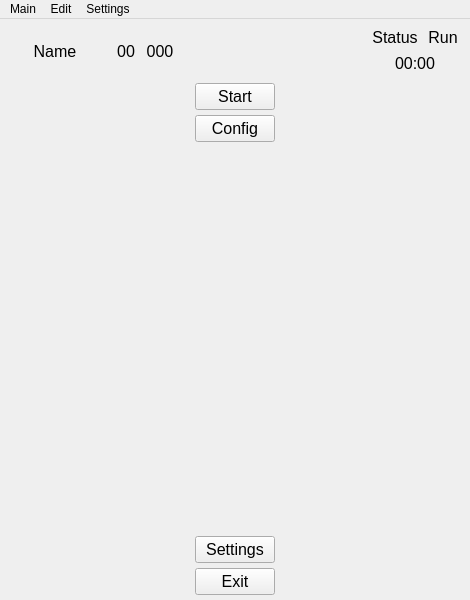
<?xml version="1.0" encoding="UTF-8"?>
<ui version="4.0">
 <class>MainWindow</class>
 <widget class="QMainWindow" name="MainWindow">
  <property name="geometry">
   <rect>
    <x>0</x>
    <y>0</y>
    <width>470</width>
    <height>600</height>
   </rect>
  </property>
  <property name="windowTitle">
   <string>MainWindow</string>
  </property>
  <widget class="QWidget" name="centralwidget">
   <layout class="QVBoxLayout" name="center">
    <property name="spacing">
     <number>5</number>
    </property>
    <property name="leftMargin">
     <number>5</number>
    </property>
    <property name="topMargin">
     <number>5</number>
    </property>
    <property name="rightMargin">
     <number>5</number>
    </property>
    <property name="bottomMargin">
     <number>5</number>
    </property>
    <item>
     <layout class="QHBoxLayout" name="horizontalLayout_up">
      <item>
       <layout class="QHBoxLayout" name="horizontalLayout_car">
        <property name="spacing">
         <number>10</number>
        </property>
        <item>
         <widget class="QLabel" name="label_name_car">
          <property name="minimumSize">
           <size>
            <width>100</width>
            <height>20</height>
           </size>
          </property>
          <property name="maximumSize">
           <size>
            <width>200</width>
            <height>40</height>
           </size>
          </property>
          <property name="font">
           <font>
            <pointsize>12</pointsize>
           </font>
          </property>
          <property name="text">
           <string>Name</string>
          </property>
          <property name="alignment">
           <set>Qt::AlignCenter</set>
          </property>
         </widget>
        </item>
        <item>
         <widget class="QLabel" name="label_class_car">
          <property name="minimumSize">
           <size>
            <width>20</width>
            <height>20</height>
           </size>
          </property>
          <property name="maximumSize">
           <size>
            <width>40</width>
            <height>40</height>
           </size>
          </property>
          <property name="font">
           <font>
            <pointsize>12</pointsize>
           </font>
          </property>
          <property name="text">
           <string>00</string>
          </property>
          <property name="alignment">
           <set>Qt::AlignRight|Qt::AlignTrailing|Qt::AlignVCenter</set>
          </property>
         </widget>
        </item>
        <item>
         <widget class="QLabel" name="label_class_number">
          <property name="minimumSize">
           <size>
            <width>30</width>
            <height>20</height>
           </size>
          </property>
          <property name="maximumSize">
           <size>
            <width>40</width>
            <height>40</height>
           </size>
          </property>
          <property name="font">
           <font>
            <pointsize>12</pointsize>
           </font>
          </property>
          <property name="text">
           <string>000</string>
          </property>
          <property name="alignment">
           <set>Qt::AlignCenter</set>
          </property>
         </widget>
        </item>
       </layout>
      </item>
      <item>
       <spacer name="horizontalSpacer">
        <property name="orientation">
         <enum>Qt::Horizontal</enum>
        </property>
        <property name="sizeHint" stdset="0">
         <size>
          <width>40</width>
          <height>20</height>
         </size>
        </property>
       </spacer>
      </item>
      <item>
       <layout class="QVBoxLayout" name="verticalLayout_status_time">
        <property name="spacing">
         <number>5</number>
        </property>
        <property name="leftMargin">
         <number>5</number>
        </property>
        <property name="topMargin">
         <number>2</number>
        </property>
        <property name="rightMargin">
         <number>5</number>
        </property>
        <property name="bottomMargin">
         <number>5</number>
        </property>
        <item>
         <layout class="QHBoxLayout" name="horizontalLayout_status">
          <property name="spacing">
           <number>10</number>
          </property>
          <property name="leftMargin">
           <number>2</number>
          </property>
          <property name="topMargin">
           <number>2</number>
          </property>
          <property name="rightMargin">
           <number>2</number>
          </property>
          <property name="bottomMargin">
           <number>2</number>
          </property>
          <item>
           <widget class="QLabel" name="label_3">
            <property name="font">
             <font>
              <pointsize>12</pointsize>
             </font>
            </property>
            <property name="text">
             <string>Status</string>
            </property>
            <property name="alignment">
             <set>Qt::AlignCenter</set>
            </property>
           </widget>
          </item>
          <item>
           <widget class="QLabel" name="label_4">
            <property name="font">
             <font>
              <pointsize>12</pointsize>
             </font>
            </property>
            <property name="text">
             <string>Run</string>
            </property>
            <property name="alignment">
             <set>Qt::AlignCenter</set>
            </property>
           </widget>
          </item>
         </layout>
        </item>
        <item>
         <widget class="QLabel" name="label_6">
          <property name="maximumSize">
           <size>
            <width>16777215</width>
            <height>30</height>
           </size>
          </property>
          <property name="font">
           <font>
            <pointsize>12</pointsize>
           </font>
          </property>
          <property name="text">
           <string>00:00</string>
          </property>
          <property name="alignment">
           <set>Qt::AlignCenter</set>
          </property>
         </widget>
        </item>
       </layout>
      </item>
     </layout>
    </item>
    <item>
     <layout class="QVBoxLayout" name="verticalLayout_buttons">
      <item alignment="Qt::AlignHCenter">
       <widget class="QPushButton" name="pushButton_Start">
        <property name="sizePolicy">
         <sizepolicy hsizetype="Maximum" vsizetype="Minimum">
          <horstretch>0</horstretch>
          <verstretch>0</verstretch>
         </sizepolicy>
        </property>
        <property name="minimumSize">
         <size>
          <width>80</width>
          <height>20</height>
         </size>
        </property>
        <property name="maximumSize">
         <size>
          <width>180</width>
          <height>40</height>
         </size>
        </property>
        <property name="font">
         <font>
          <pointsize>12</pointsize>
         </font>
        </property>
        <property name="text">
         <string>Start</string>
        </property>
       </widget>
      </item>
      <item alignment="Qt::AlignHCenter">
       <widget class="QPushButton" name="pushButton_Config">
        <property name="sizePolicy">
         <sizepolicy hsizetype="Minimum" vsizetype="Minimum">
          <horstretch>0</horstretch>
          <verstretch>0</verstretch>
         </sizepolicy>
        </property>
        <property name="minimumSize">
         <size>
          <width>80</width>
          <height>20</height>
         </size>
        </property>
        <property name="maximumSize">
         <size>
          <width>180</width>
          <height>40</height>
         </size>
        </property>
        <property name="font">
         <font>
          <pointsize>12</pointsize>
         </font>
        </property>
        <property name="text">
         <string>Config</string>
        </property>
       </widget>
      </item>
      <item>
       <spacer name="verticalSpacer_buttons">
        <property name="orientation">
         <enum>Qt::Vertical</enum>
        </property>
        <property name="sizeHint" stdset="0">
         <size>
          <width>20</width>
          <height>40</height>
         </size>
        </property>
       </spacer>
      </item>
      <item alignment="Qt::AlignHCenter">
       <widget class="QPushButton" name="pushButton_Settings">
        <property name="sizePolicy">
         <sizepolicy hsizetype="Minimum" vsizetype="Minimum">
          <horstretch>0</horstretch>
          <verstretch>0</verstretch>
         </sizepolicy>
        </property>
        <property name="minimumSize">
         <size>
          <width>80</width>
          <height>20</height>
         </size>
        </property>
        <property name="maximumSize">
         <size>
          <width>180</width>
          <height>40</height>
         </size>
        </property>
        <property name="font">
         <font>
          <pointsize>12</pointsize>
         </font>
        </property>
        <property name="text">
         <string>Settings</string>
        </property>
       </widget>
      </item>
      <item alignment="Qt::AlignHCenter">
       <widget class="QPushButton" name="pushButton_Exit">
        <property name="sizePolicy">
         <sizepolicy hsizetype="Minimum" vsizetype="Minimum">
          <horstretch>0</horstretch>
          <verstretch>0</verstretch>
         </sizepolicy>
        </property>
        <property name="minimumSize">
         <size>
          <width>80</width>
          <height>20</height>
         </size>
        </property>
        <property name="maximumSize">
         <size>
          <width>180</width>
          <height>40</height>
         </size>
        </property>
        <property name="font">
         <font>
          <pointsize>12</pointsize>
         </font>
        </property>
        <property name="text">
         <string>Exit</string>
        </property>
       </widget>
      </item>
     </layout>
    </item>
   </layout>
  </widget>
  <widget class="QMenuBar" name="menuBar">
   <property name="geometry">
    <rect>
     <x>0</x>
     <y>0</y>
     <width>470</width>
     <height>18</height>
    </rect>
   </property>
   <property name="defaultUp">
    <bool>false</bool>
   </property>
   <widget class="QMenu" name="menuMenu">
    <property name="title">
     <string>Main</string>
    </property>
   </widget>
   <widget class="QMenu" name="menuEdit">
    <property name="title">
     <string>Edit</string>
    </property>
    <addaction name="separator"/>
    <addaction name="actionCar"/>
    <addaction name="actionTuning"/>
   </widget>
   <widget class="QMenu" name="menuSettings">
    <property name="title">
     <string>Settings</string>
    </property>
   </widget>
   <addaction name="menuMenu"/>
   <addaction name="menuEdit"/>
   <addaction name="menuSettings"/>
  </widget>
  <action name="actionCar">
   <property name="text">
    <string>Car</string>
   </property>
  </action>
  <action name="actionTuning">
   <property name="text">
    <string>Tuning</string>
   </property>
  </action>
 </widget>
 <resources/>
 <connections/>
</ui>
